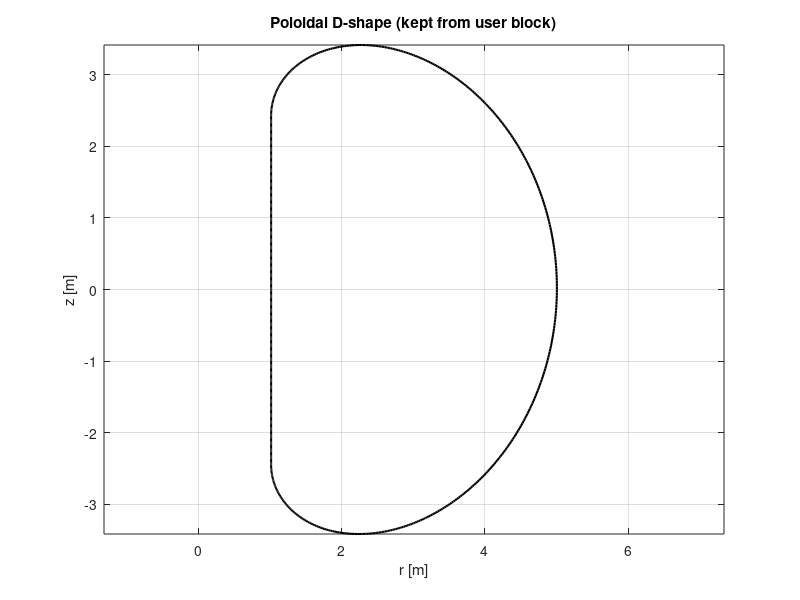
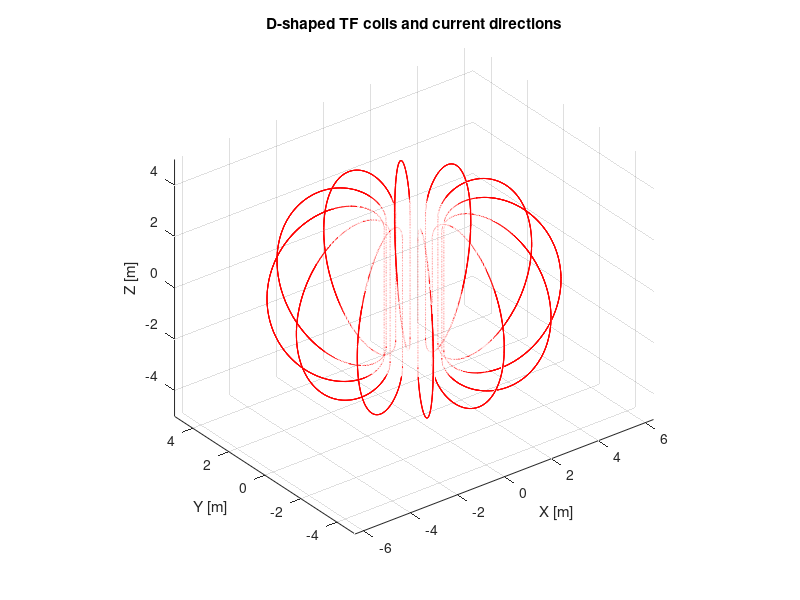
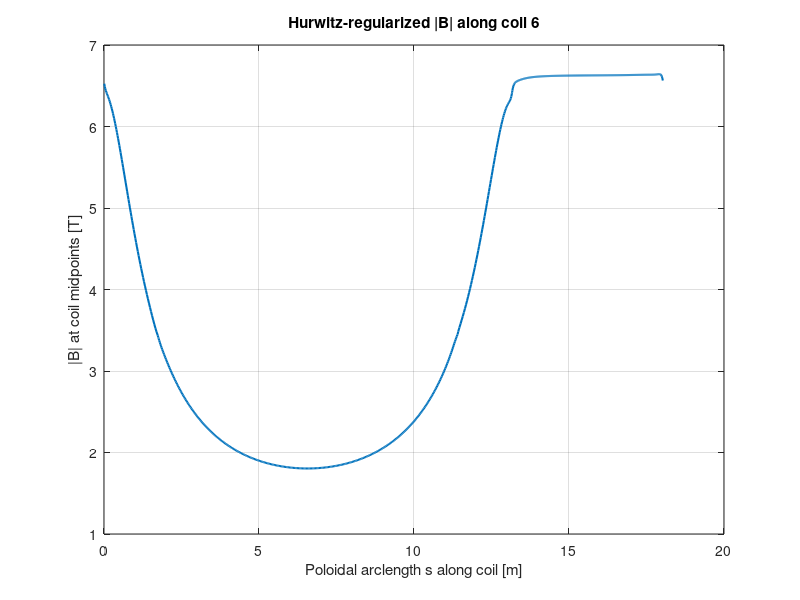
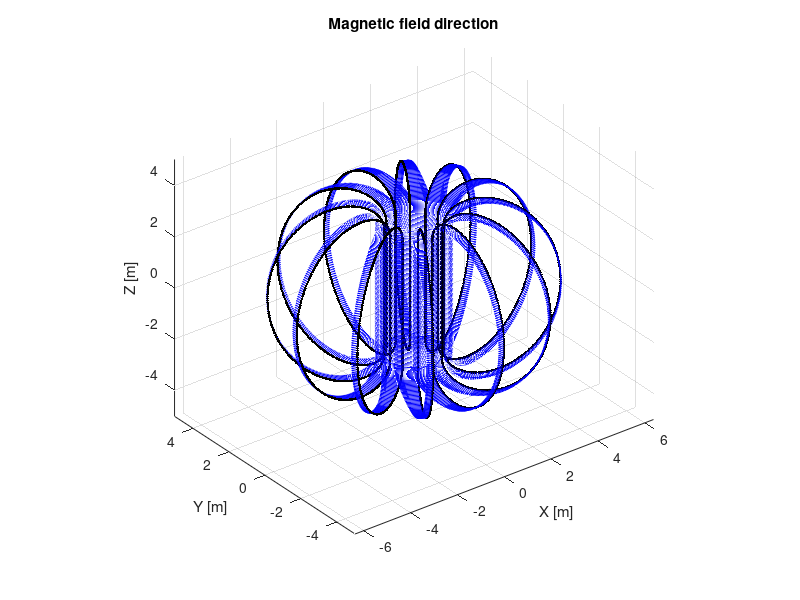

Write the MATLAB code that produced these figures, in order. (Note: this script raises an error after producing the figures.)
% TF coils: keep user's D-shape block, 3D placement, Biot–Savart along coils
clearvars; clc; close all;

%% ------------------------ Physical constants
mu0 = 4*pi*1e-7;      % Vacuum permeability [T·m/A]

%% ------------------------ Tokamak / TF configuration (VNS-like)
B0      = 5.6;        % Field on magnetic axis [T]
R0      = 2.67;       % Major radius [m]
Ar      = 4.25;        % Aspect ratio
n_TF    = 12;         % Number of TF coils
d       = 0.86;       % Screen + VV gap [m]
rho     = 0.01;       % Plasma ripple
a       = R0/Ar;      % Minor radius [m]

compute_energy  = false;           % Optional O(N^2) energy/inductance
Ri      = R0 - a - d;                  % Inner radius of the D coil [m]
Re      = (R0 + a) * (1/rho)^(1/n_TF); % Outer radius of the D coil [m]

% Coil current per TF coil from an on-axis estimate
TF_current   = (2*pi*R0*B0/mu0) / n_TF;   % [A]
B_TF = mu0*n_TF*TF_current/(2*pi*Ri)*1.08;
const = mu0 * TF_current / (4*pi);

% Jeng_user = 50*1e6; % [A/m2]
% A_user = TF_current; % [m2]
% dx_WP   = 0.05; % [m]
% dy_WP   = A_user/dx_WP;

dx_WP   = 0.46;
dy_WP   = 0.33;
area_cross_section = dx_WP * dy_WP;  % Conductor pack area [m^2] (informative)
Ric      = Ri-dy_WP/2; % WP centroid innerleg of the D coil [m]
Rec      = Re+dy_WP/2; % WP centroid outerleg of the D coil [m]

Iop = 6e4;
N_spire = ceil(TF_current/Iop);
k_bf = 0.5*log(Rec/Ric); % k bending free
T_bf = 0.5*(k_bf*n_TF*(N_spire*Iop)^2*mu0/(2*pi))*1e-6; % [MN] Hoop tension along TF longitudinal axis
Sv = T_bf/area_cross_section;

% --- Hurwitz regularization parameter ---
a_reg = dy_WP/2;                        % [m] characteristic smoothing length
a2_over_sqrte = (a_reg^2) / sqrt(exp(1));

%% ------------------------ Discretization
N = 300;                    % Number of points for each half (curve/straight)

%% ------------------------ D-shaped profile parameters
k = 0.5 * log(Rec / Ric);
r0 = Ric * exp(k);

% Calculate the curved D profile in cylindrical coordinates
theta1   = linspace(-pi/2, 0, N/4);
theta2   = linspace(0, pi, N);
theta3   = linspace(pi, 3/2*pi, N/4);
theta = [theta1 theta2 theta3];
dtheta  = [0 diff(theta)];
r_curve = r0 .* exp(k .* sin(theta));                                % radial profile
dz_curve= (r0 * k) .* sin(theta) .* exp(k .* sin(theta)) .* dtheta;  % vertical incr
z_curve = cumsum(dz_curve);
dzeta   = (min(z_curve) + max(z_curve)) / 2;
z_curve = z_curve - dzeta;

% Straight segment of the D shape
z_straight = linspace(z_curve(1), z_curve(end), N);
r_straight = z_straight * 0 + r_curve(1);

% Combine the curved and straight sections
r = [r_curve, fliplr(r_straight)]'; 
z = [z_curve, fliplr(z_straight)]';
BF = [r, z];   % [2N x 2], poloidal polyline (r,z)

% Quick 2D check (poloidal r–z)
figure('Name','Poloidal D-shape (r–z)');
plot(BF(:,1), BF(:,2), 'k-', 'LineWidth', 1.5); axis equal; grid on; hold on
xlabel('r [m]'); ylabel('z [m]'); hold off
title('Poloidal D-shape (kept from user block)');

%% ------------------------ Poloidal segments and tangents
dr   = diff(BF(:,1));
dz   = diff(BF(:,2));
dl2D = max(hypot(dr, dz), 1e-12);   % segment lengths, avoid zeros
t_r  = dr ./ dl2D;                  % unit tangent in r
t_z  = dz ./ dl2D;                  % unit tangent in z

% Segment midpoints (poloidal)
r_mid = 0.5*(BF(1:end-1,1) + BF(2:end,1));
z_mid = 0.5*(BF(1:end-1,2) + BF(2:end,2));
% figure; plot(r_mid,z_mid,'.'); hold on; plot(BF(:,1), BF(:,2),'s'); axis equal; grid on;

% Counts
Npts = size(BF,1);         % N points
Nsegm   = Npts - 1;        % segments (and midpoints) per coil

%% ------------------------ Build 3D geometry for each coil (fixed toroidal φ per coil)
phi_all = (0:n_TF-1).' * (2*pi/n_TF);  % [n_TF x 1]

% Preallocate midpoints and segment vectors in 3D
x_mid  = zeros(n_TF, Nsegm);
y_mid  = zeros(n_TF, Nsegm);
z_mid3 = repmat(z_mid.', n_TF, 1);

dlxm = zeros(n_TF, Nsegm);
dlym = zeros(n_TF, Nsegm);
dlzm = repmat((t_z .* dl2D).', n_TF, 1);   % z component same for all coils

for ii = 1:n_TF
    phi = phi_all(ii);
    c = cos(phi); s = sin(phi);

    % Midpoints in 3D
    x_mid(ii,:) = r_mid.' .* c;
    y_mid(ii,:) = r_mid.' .* s;

    dlxm(ii,:) = dr.' * c;
    dlym(ii,:) = dr.' * s;
end

% Preallocate source and segment vectors in 3D
x_sour  = zeros(n_TF, Nsegm);
y_sour  = zeros(n_TF, Nsegm);
z_sour3 = repmat(BF(1:end-1,2).', n_TF, 1);

dlxs = zeros(n_TF, Nsegm);
dlys = zeros(n_TF, Nsegm);
dlzs = repmat((t_z .* dl2D).', n_TF, 1);   % z component same for all coils

for ii = 1:n_TF
    phi = phi_all(ii);
    c = cos(phi); s = sin(phi);

    % Midpoints in 3D
    x_sour(ii,:) = BF(1:end-1,1).' .* c;
    y_sour(ii,:) = BF(1:end-1,1).' .* s;

    dlxs(ii,:) = dr.' * c;
    dlys(ii,:) = dr.' * s;
end

%% ------------------------ 3D visualization: coil polylines + current direction
figure('Name','TF coils (3D) and current directions'); hold on; axis equal; grid on; view(3);
xlabel('X [m]'); ylabel('Y [m]'); zlabel('Z [m]');
title('D-shaped TF coils and current directions');

for ii = 1:n_TF
    phi = phi_all(ii); c = cos(phi); s = sin(phi);
    x_pts = BF(:,1) .* c;
    y_pts = BF(:,1) .* s;
    z_pts = BF(:,2);
    % plot3(x_pts, y_pts, z_pts, 'k-', 'LineWidth', 1.0);
    quiver3(x_mid(ii,:), y_mid(ii,:), z_mid3(ii,:), ...
            dlxm(ii,:),     dlym(ii,:),     dlzm(ii,:), 0.5, 'r');
end
hold off;
%% ------------------------ Inductance matrix via vector potential (Hurwitz regularized)
% L(p,q) = (1/I_q) * sum_{i in coil p} dl_i · A_q(r_i)
% A_q(r) = mu0/(4*pi) * I_q * sum_{s in coil q} dl_s / sqrt(|r - r_s|^2 + a^2/sqrt(e))

% Flatten all coil segments into 1D arrays (length = n_TF * Nsegm)
Xs  = x_sour(:);         % source segment midpoints (X)
Ys  = y_sour(:);         % source segment midpoints (Y)
Zs  = z_sour3(:);        % source segment midpoints (Z)
DLx = dlxm(:);           % segment vector components (X)
DLy = dlym(:);           % segment vector components (Y)
DLz = dlzm(:);           % segment vector components (Z)
nSegTotal = numel(Xs);

Ne_all = nSegTotal;                        % = n_TF * Nsegm
Xe_all = Xs;  Ye_all = Ys;  Ze_all = Zs;   % eval points = all segment midpoints

% ATTENZIONE: Xs = x_mid(:) usa il layout colonna-major [n_TF x Nsegm] -> indicizzazione segment-major.
% Costruiamo quindi gli indici dei segmenti per ciascuna TF con passo n_TF.
segIndexByCoil = cell(n_TF,1);
for q = 1:n_TF
    segIndexByCoil{q} = q:n_TF:Ne_all;    % tutti i segmenti appartenenti alla TF q
end

% Corrente per ciascuna TF (qui tutte uguali, ma puoi personalizzare)
I_spira = Iop * ones(n_TF,1);

% Heuristica memoria (chunking 2D: blocchi di evaluation x blocchi di sorgenti)
Ktmp = 9; bytes = 8; frac = 0.5;
try
    m = memory; M_free = frac * m.MaxPossibleArrayBytes;
catch
    M_free = 1.0 * 1024^3;   % fallback 1 GiB
end
target     = max(1, floor(M_free/(bytes*Ktmp)));
eval_chunk = min(Ne_all, max(256, floor(sqrt(target))));
eval_chunk = eval_chunk - mod(eval_chunk,64); eval_chunk = max(eval_chunk,256);

L = zeros(n_TF, n_TF);      % output inductance matrix [H]

for q = 1:n_TF
    idx_src = segIndexByCoil{q};
    nSrc_q  = numel(idx_src);
    const_A = mu0/(4*pi) * 1; % su 1 A

    % Sorgenti (solo coil q) come vettori riga per broadcasting
    Xs_q  = Xe_all(idx_src).';
    Ys_q  = Ye_all(idx_src).';
    Zs_q  = Ze_all(idx_src).';
    DLx_q = DLx   (idx_src).';
    DLy_q = DLy   (idx_src).';
    DLz_q = DLz   (idx_src).';

    % Dimensione blocco sorgenti coerente con il budget
    src_block = min(nSrc_q, max(256, floor(target / max(eval_chunk,1))));
    src_block = src_block - mod(src_block,64); src_block = max(src_block,256);

    % Accumulatori del potenziale vettore A_q su TUTTI i punti di valutazione
    Ax_all = zeros(Ne_all,1);
    Ay_all = zeros(Ne_all,1);
    Az_all = zeros(Ne_all,1);

    for eStart = 1:eval_chunk:Ne_all
        eStop = min(eStart+eval_chunk-1, Ne_all);

        Xe_blk = Xe_all(eStart:eStop);
        Ye_blk = Ye_all(eStart:eStop);
        Ze_blk = Ze_all(eStart:eStop);

        for sStart = 1:src_block:nSrc_q
            sStop = min(sStart+src_block-1, nSrc_q);

            Xsb  = Xs_q (sStart:sStop);
            Ysb  = Ys_q (sStart:sStop);
            Zsb  = Zs_q (sStart:sStop);
            DLxb = DLx_q(sStart:sStop);
            DLyb = DLy_q(sStart:sStop);
            DLzb = DLz_q(sStart:sStop);

            Rx = Xe_blk - Xsb;   Ry = Ye_blk - Ysb;   Rz = Ze_blk - Zsb;
            R2 = Rx.^2 + Ry.^2 + Rz.^2;
            R  = sqrt(R2 + a2_over_sqrte);  % distanza regolarizzata

            Ax_all(eStart:eStop) = Ax_all(eStart:eStop) + const_A * sum( DLxb ./ R , 2);
            Ay_all(eStart:eStop) = Ay_all(eStart:eStop) + const_A * sum( DLyb ./ R , 2);
            Az_all(eStart:eStop) = Az_all(eStart:eStop) + const_A * sum( DLzb ./ R , 2);
        end
    end

    % Colonna q della matrice: per ogni coil p somma dl·A_q sui suoi segmenti
    for p = 1:n_TF
        idx_p = segIndexByCoil{p};
        sdot  = DLx(idx_p).*Ax_all(idx_p) + DLy(idx_p).*Ay_all(idx_p) + DLz(idx_p).*Az_all(idx_p);
        L(p,q) = sum(sdot);      % [H/A]
    end
end

% Opzionale: forza simmetria per ridurre rumore numerico
Lt = L*(N_spire)^2;
E = (1/2*I_spira'*Lt*I_spira)*1e-9; % [GJ]

% Stampa rapida
fprintf('\nInductance matrix L [%dx%d] in H (symmetrized):\n', n_TF, n_TF);
disp(L);
disp(E);

% Opzionale: energia magnetica per le correnti attuali
Ivec = I_spira;               % [n_TF x 1]
Wmag = 0.5 * Ivec.' * L * Ivec * 1e-9;  % [GJ]
fprintf('Magnetic energy with current pattern I: W = %.6g GJ\n', Wmag);

%% ------------------------ Biot–Savart: B at coil midpoints (Hurwitz regularized)
% B(P) = μ0/(4π) * I * Σ [ dl × R ] / (|R|^2 + a^2/√e)^(3/2)
% Evaluates the regularized field at each segment midpoint of each coil.

% Flatten all coil segments into 1D arrays (length = n_TF * Nsegm)
Xs  = x_sour(:);         % source segment midpoints (X)
Ys  = y_sour(:);         % source segment midpoints (Y)
Zs  = z_sour3(:);        % source segment midpoints (Z)
DLx = dlxm(:);           % segment vector components (X)
DLy = dlym(:);           % segment vector components (Y)
DLz = dlzm(:);           % segment vector components (Z)
nSegTotal = numel(Xs);

% Output arrays for B at each midpoint of each coil
Bx = zeros(n_TF, Nsegm);
By = zeros(n_TF, Nsegm);
Bz = zeros(n_TF, Nsegm);

% Blocked summation to manage memory
K = 9;                      % # matrici temporanee "grandi" in contemporanea (~8–10)
try
  m = memory;                                % solo Windows
  M_free = 0.5 * m.MaxPossibleArrayBytes;    % prendi ~50% come budget
  block = floor(M_free / (8 * K * Nsegm));
  block = max(256, block - mod(block,256));
catch
  % fallback al valore fisso/empirico
  block = 4000;
end

for ii = 1:n_TF
    % Evaluation midpoints for this coil
    Xe = x_mid(ii,:).';  
    Ye = y_mid(ii,:).';  
    Ze = z_mid3(ii,:).';  

    % Accumulators for B components
    Bx_i = zeros(Nsegm,1); 
    By_i = zeros(Nsegm,1); 
    Bz_i = zeros(Nsegm,1);

    for startIdx = 1:block:nSegTotal
        stopIdx = min(startIdx+block-1, nSegTotal);

        % Source segment positions and dl vectors for this block
        Xsb = Xs(startIdx:stopIdx).';   
        Ysb = Ys(startIdx:stopIdx).';
        Zsb = Zs(startIdx:stopIdx).';
        DLxb= DLx(startIdx:stopIdx).';
        DLyb= DLy(startIdx:stopIdx).';
        DLzb= DLz(startIdx:stopIdx).';

        % Vector from source midpoint to evaluation point
        Rx = Xe - Xsb;   
        Ry = Ye - Ysb;
        Rz = Ze - Zsb;

        % Regularized distance cubed
        R2 = Rx.^2 + Ry.^2 + Rz.^2;
        R3 = (R2 + a2_over_sqrte).^(3/2);

        % dl × R  (source dl crossed with displacement vector)
        cx =  DLyb.*Rz - DLzb.*Ry;
        cy =  DLzb.*Rx - DLxb.*Rz;
        cz =  DLxb.*Ry - DLyb.*Rx;

        % Accumulate contribution from this block
        Bx_i = Bx_i + const * sum(cx ./ R3, 2);
        By_i = By_i + const * sum(cy ./ R3, 2);
        Bz_i = Bz_i + const * sum(cz ./ R3, 2);
    end

    % Store results for this coil
    Bx(ii,:) = Bx_i; 
    By(ii,:) = By_i; 
    Bz(ii,:) = Bz_i;
end

% Magnitude of B at each midpoint along each coil
Bmag = sqrt(Bx.^2 + By.^2 + Bz.^2);  % [n_TF x Nx]

%% ------------------------ Plot |B| along one coil vs poloidal arclength
coil_to_plot = 6;   % choose coil index

% Poloidal arclength along coil centerline (midpoints)
s_end = [0; cumsum(dl2D(:))];                 
s_mid = 0.5*(s_end(1:end-1) + s_end(2:end));  

figure('Name','|B| along a coil midpoint path');
plot(s_mid, Bmag(coil_to_plot,:),'LineWidth',1.5);
xlabel('Poloidal arclength s along coil [m]');
ylabel('|B| at coil midpoints [T]');
title(sprintf('Hurwitz-regularized |B| along coil %d', coil_to_plot));
grid on;

%% ------------------------ Quiver 3D of B along the D (selected coil)
coil_to_plot = 1:12;  % scegli la bobina
skip = 2;             % dirada le frecce per leggibilità (aumenta se è fitto)
idx  = 1:skip:Nsegm;

xq = x_mid(coil_to_plot, idx);
yq = y_mid(coil_to_plot, idx);
zq = z_mid3(coil_to_plot, idx);

u = Bx(coil_to_plot, idx);
v = By(coil_to_plot, idx);
w = Bz(coil_to_plot, idx);

Bsum = sqrt(u.^2+v.^2+w.^2);

figure('Name','B field quiver along D (3D)','units','normalized','outerposition',[0.25 0.1 0.5 0.9])
hold on; axis equal; grid on; view(3);
xlabel('X [m]'); ylabel('Y [m]'); zlabel('Z [m]');
title(sprintf('Magnetic field direction'));
plot3(xq, yq, zq, '.k', 'LineWidth', 0.2);
q = quiver3(xq, yq, zq, u, v, w, 1, 'b');
[q]  = ColorQuiver(q);
 set(gca,'FontSize',20);
colormap(jet);    
c = colorbar;
c.Label.FontSize = 20;
c.Label.Color = 'k';
c.Label.Rotation = 90;
c.Label.String = 'B [T]';
c.Label.Interpreter = 'latex';
c.TickLabelInterpreter = 'latex';
clim([min(min(Bsum)) max(max(Bsum))]);
MAXMIN=get(c,'Limits');
T = linspace(MAXMIN(1),MAXMIN(2),6);
set(c,'Ticks',T,'Fontsize',20)
grid minor  
hold off

%% ===== Campo magnetico lungo la linea r(t) = r1 + t*(r2-r1), t in [0,1] =====
% INPUT richiesti:
r1 = [Ric 0 0];
r2 = [Rec 0 0];
Nline = 200;

t  = linspace(0,1,Nline).';                % [Nline x 1]
dr = (r2 - r1);                            % vettore direzione linea
Xe = r1(1) + t * dr(1);                    % [Nline x 1]
Ye = r1(2) + t * dr(2);
Ze = r1(3) + t * dr(3);

% Metti le sorgenti come righe per il broadcasting
Xsr = Xs.';  Ysr = Ys.';  Zsr = Zs.';
DLxr = DLx.'; DLyr = DLy.'; DLzr = DLz.';

% R = r_eval - r_src
Rx = Xe - Xsr;           % [Nline x nSegTotal]
Ry = Ye - Ysr;
Rz = Ze - Zsr;

% Distanza regolarizzata
R2 = Rx.^2 + Ry.^2 + Rz.^2;
R3 = (R2 + a2_over_sqrte).^(3/2);

% dl × R  (prodotto vettoriale)
cx =  DLyr.*Rz - DLzr.*Ry;
cy =  DLzr.*Rx - DLxr.*Rz;
cz =  DLxr.*Ry - DLyr.*Rx;

% Somma su tutte le sorgenti (sulle colonne)
Bx_line = const * sum(cx ./ R3, 2);   % [Nline x 1]
By_line = const * sum(cy ./ R3, 2);
Bz_line = const * sum(cz ./ R3, 2);

% Modulo del campo
Bmag_line = sqrt(Bx_line.^2 + By_line.^2 + Bz_line.^2);

% Esempio di plot rapido:
figure('units','normalized','outerposition',[0.25 0.1 0.5 0.9]); 
plot(Xe, Bmag_line,'LineWidth',3); xlabel('s [m]'); ylabel('|B| [T]'); grid on; hold on
xline(R0, '--', 'R0', 'LineWidth',1.2, 'Color',[0 0 0]); 
xline(Ri, '--', 'Ri', 'LineWidth',1.2, 'Color',[0 0 0]); 
xline(Ric, '--', 'Ric', 'LineWidth',1.2, 'Color',[0 0 0]); 
xline(Re, '--', 'Re', 'LineWidth',1.2, 'Color',[0 0 0]); 
xline(Rec, '--', 'Rec', 'LineWidth',1.2, 'Color',[0 0 0]); 
% plot(x_mid(1, idx), z_mid3(1, idx)+max(Bmag_line)/2, 'k', 'LineWidth', 0.2);
hold off; 

%% ===== Campo magnetico sezione poloidale =====
% INPUT richiesti:

x_list = linspace(0, 6, 200);     % [m] normale poloidale
z_list = linspace(-4, +4, 200);   % [m] toroidale (spessore)
[X, Z] = meshgrid(x_list, z_list);
Xe = X(:);                                % [Ncond x 1]
Ye = Z(:).*0;                             % [Ncond x 1]
Ze = Z(:);

% Metti le sorgenti come righe per il broadcasting
Xsr = Xs.';  Ysr = Ys.';  Zsr = Zs.';
DLxr = DLx.'; DLyr = DLy.'; DLzr = DLz.';

% R = r_eval - r_src
Rx = Xe - Xsr;           % [Nline x nSegTotal]
Ry = Ye - Ysr;
Rz = Ze - Zsr;

% Distanza regolarizzata
R2 = Rx.^2 + Ry.^2 + Rz.^2;
R3 = (R2 + a2_over_sqrte).^(3/2);

% dl × R  (prodotto vettoriale)
cx =  DLyr.*Rz - DLzr.*Ry;
cy =  DLzr.*Rx - DLxr.*Rz;
cz =  DLxr.*Ry - DLyr.*Rx;

% Somma su tutte le sorgenti (sulle colonne)
Bx_line = const * sum(cx ./ R3, 2);   % [Nline x 1]
By_line = const * sum(cy ./ R3, 2);
Bz_line = const * sum(cz ./ R3, 2);

% Modulo del campo
Bmag_line = sqrt(Bx_line.^2 + By_line.^2 + Bz_line.^2);

%%
figure('units','normalized','outerposition',[0.25 0.1 0.5 0.9]); 
pb = reshape(Bmag_line,size(Z));
surf(X,Z,pb)
view(2)
set(gca,'FontSize',20);
colormap(jet)
c = colorbar;
c.Label.FontSize = 20;
c.Label.Color = 'k';
c.Label.Rotation = 90;
c.Label.String = 'B [T]';
c.Label.Interpreter = 'latex';
c.TickLabelInterpreter = 'latex';
MAXMIN=get(c,'Limits');
T = linspace(MAXMIN(1),MAXMIN(2),9);
set(c,'Ticks',T)
axis equal
xlabel('[m]','fontsize',20,'Interpreter','latex')
ylabel('[m]','fontsize',20,'Interpreter','latex')
zlabel('[m]','fontsize',20,'Interpreter','latex')
title('|B| sulla sezione ');
